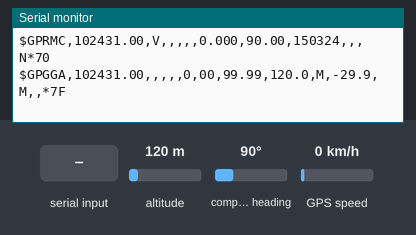
Bench run of a sketch on a simulated ESP32. Parts: the last lines printed to the serial monitor. The inputs (shaded band) are chosen by the test bench; at power-on: altitude 120 m, GPS speed 0 km/h, compass heading 90°. The GPS gets a fix after 3 s at 37.7749, -122.4194 with 8 satellites.

Above: at 1.2 s.
1.3 s: altitude set to 20 m
At 2.5 s:
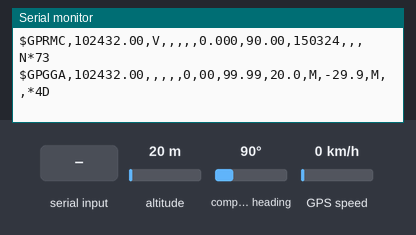
4.5 s: "1" received over the second serial link
At 4.9 s:
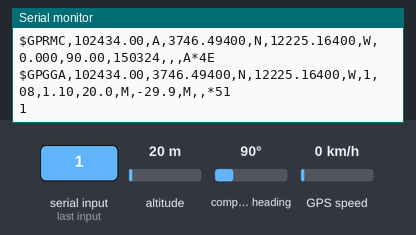
6.5 s: GPS speed set to 2 km/h
At 7.8 s:
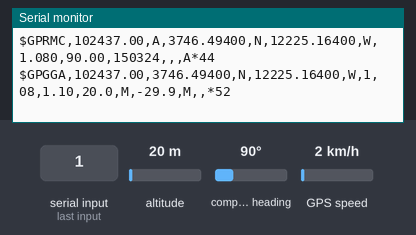
9.5 s: compass heading set to 7°
At 10.8 s:
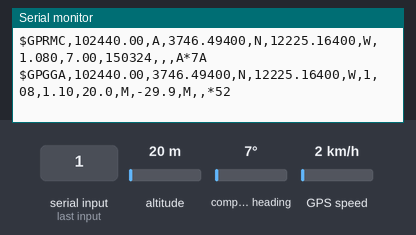
11.0 s: compass heading set to 352°
At 11.8 s:
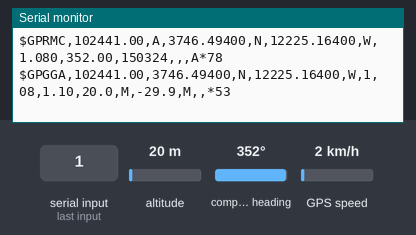
15.1 s: altitude set to 250 m
At 18.8 s:
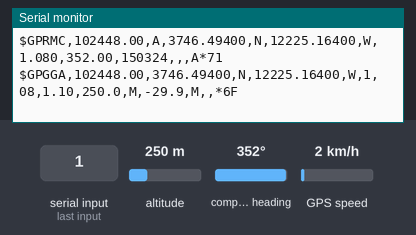

Measured:
- after the input at 1.3 s, the serial monitor: prints a new line after 0.71 s (image 1)
- after the input at 4.5 s, the serial monitor: prints a new line at once (image 2)
- after the input at 6.5 s, the serial monitor: prints a new line after 0.50 s (image 3)
- after the input at 9.5 s, the serial monitor: prints a new line after 0.51 s (image 4)
- after the input at 11.0 s, the serial monitor: prints a new line at once (image 5)
- after the input at 15.1 s, the serial monitor: prints a new line after 0.92 s (image 6)

The sketch:

esp32_only_gps_test.ino
```cpp
#include <SoftwareSerial.h>

#include <TinyGPS.h>

/* This sample code demonstrates the normal use of a TinyGPS object.
   It requires the use of SoftwareSerial, and assumes that you have a
   4800-baud serial GPS device hooked up on pins 4(rx) and 3(tx).
*/

TinyGPS gps;
SoftwareSerial ss(5, 4);

void setup()
{
  Serial.begin(115200);
  Serial1.begin(115200, SERIAL_8N1, 7, 6);
  ss.begin(9600);

  Serial.print("Simple TinyGPS library v. "); Serial.println(TinyGPS::library_version());
  Serial.println("by Mikal Hart");
  Serial.println();

  Serial1.print("Simple TinyGPS library v. "); Serial1.println(TinyGPS::library_version());
  Serial1.println("by Mikal Hart");
  Serial1.println();
}

void loop()
{
  bool newData = false;
  unsigned long chars;
  unsigned short sentences, failed;

  // For one second we parse GPS data and report some key values
  for (unsigned long start = millis(); millis() - start < 1000;)
  {
    while (ss.available())
    {
      char c = ss.read();
      Serial.write(c); // uncomment this line if you want to see the GPS data flowing
      Serial1.write(c);
      if (gps.encode(c)) // Did a new valid sentence come in?
        newData = true;
    }
  }

  if (newData)
  {
    float flat, flon;
    unsigned long age;
    gps.f_get_position(&flat, &flon, &age);
    Serial1.print("LAT=");
    Serial1.print(flat == TinyGPS::GPS_INVALID_F_ANGLE ? 0.0 : flat, 6);
    Serial1.print(" LON=");
    Serial1.print(flon == TinyGPS::GPS_INVALID_F_ANGLE ? 0.0 : flon, 6);
    Serial1.print(" SAT=");
    Serial1.print(gps.satellites() == TinyGPS::GPS_INVALID_SATELLITES ? 0 : gps.satellites());
    Serial1.print(" PREC=");
    Serial1.print(gps.hdop() == TinyGPS::GPS_INVALID_HDOP ? 0 : gps.hdop());
  }

  gps.stats(&chars, &sentences, &failed);
  Serial1.print(" CHARS=");
  Serial1.print(chars);
  Serial1.print(" SENTENCES=");
  Serial1.print(sentences);
  Serial1.print(" CSUM ERR=");
  Serial1.println(failed);
  if (chars == 0)
    Serial1.println("** No characters received from GPS: check wiring **");
}
```
